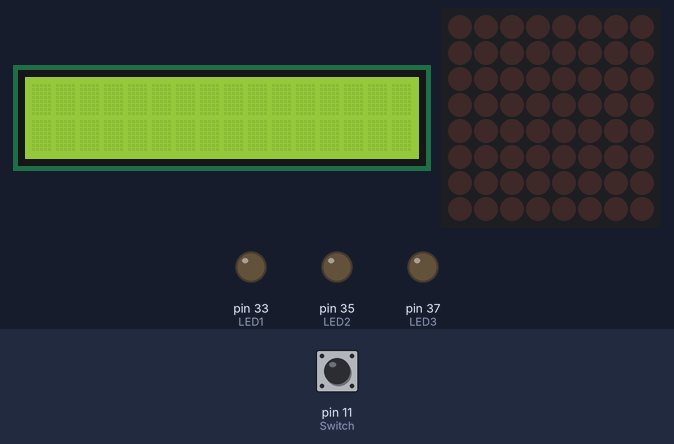
Recording of a program running on a simulated Raspberry Pi (header pin numbers). Shown: 16×2 character LCD, 8×8 LED matrix, output pins drawn as LEDs (lit = HIGH). Inputs (shaded band) come from the test bench; at power-on: pin 11 (Switch) LOW. Library files of the repository ran but are not shown: I2C_driver.py; what the program prints to the terminal is not drawn.

Above: at 1.4 s.
1.5 s: pin 11 (Switch) pulled HIGH for 1 s
At 4.2 s:
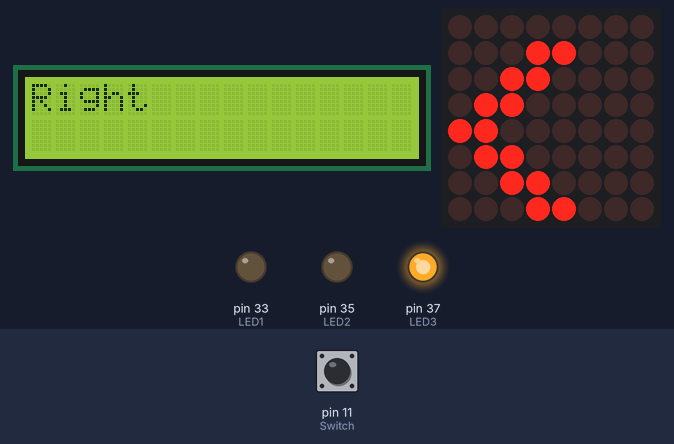
5.2 s: pin 11 (Switch) pulled HIGH for 0.6 s
At 6.0 s:
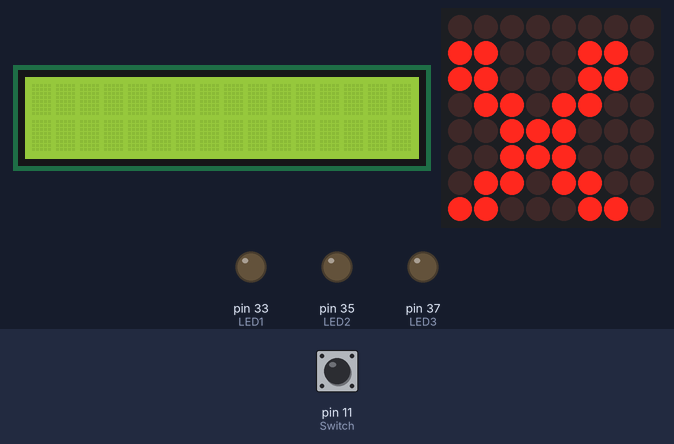
7.3 s: pin 11 (Switch) pulled HIGH for 0.6 s
At 8.1 s:
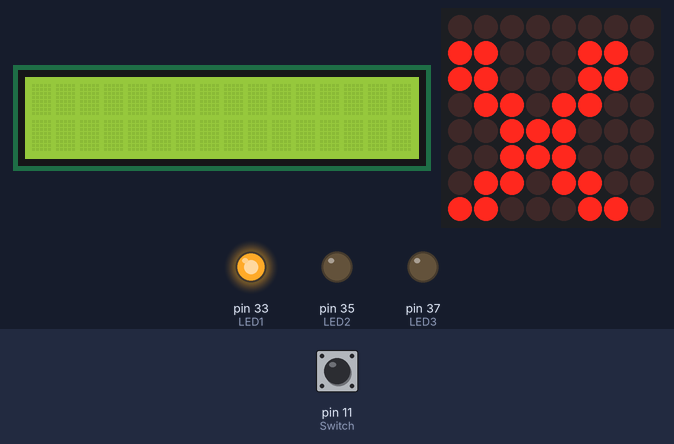
10.7 s: pin 11 (Switch) pulled HIGH for 3.2 s
At 12.7 s:
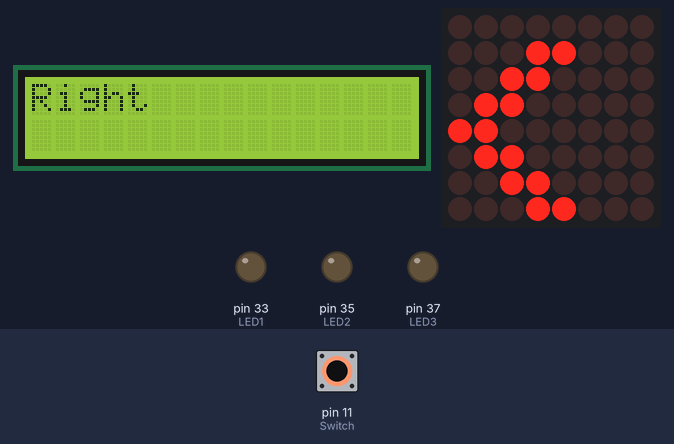
Timing chart, 0 to 14.2 s (numbered marks = the images above; inputs shaded):
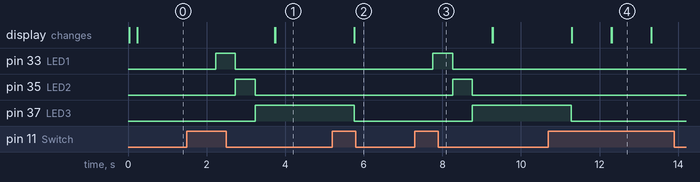

The program:

dis.py
```python
import RPi.GPIO as GPIO # Import Raspberry Pi GPIO library
import I2C_driver as LCD
from time import *
from time import sleep
Switch= 11
LED1 = 33
LED2 = 35
LED3 = 37
GPIO.setwarnings(False) # Ignore warning for now
GPIO.setmode(GPIO.BOARD) # Use physical pin numbering
# Set pin 10 to be an input pin and set initial value to be pulled low (off)
from time import sleep, strftime
from datetime import datetime
mylcd = LCD.lcd()
from luma.core.interface.serial import spi, noop
from luma.core.render import canvas
from luma.core.virtual import viewport
from luma.led_matrix.device import max7219
from luma.core.legacy import text, show_message
from luma.core.legacy.font import proportional, CP437_FONT, LCD_FONT
def main():
    GPIO.setup(Switch, GPIO.IN, pull_up_down=GPIO.PUD_DOWN)
    GPIO.setup(LED1, GPIO.OUT, initial=GPIO.LOW)
    GPIO.setup(LED2, GPIO.OUT, initial=GPIO.LOW)
    GPIO.setup(LED3, GPIO.OUT, initial=GPIO.LOW)
    Flag=0
    count=0
    serial = spi(port=0, device=0, gpio=noop())
    device = max7219(serial, width=8, height=8, block_orientation=0)
    print(device)
    device.contrast(100)
    virtual = viewport(device, width=8, height=8)
    while True:
# GPIO.input(Switch)와 GPIO.HIGH를 AND 연산으로 변경 가능
        if (GPIO.input(Switch) == GPIO.HIGH and Flag==0):
            print("Button was pushed!")
            if (count==0):
                GPIO.output(LED1, GPIO.HIGH)
                GPIO.output(LED2, GPIO.LOW)
                GPIO.output(LED3, GPIO.LOW)
                sleep(0.5)
                GPIO.output(LED1, GPIO.LOW)
                GPIO.output(LED2, GPIO.HIGH)
                GPIO.output(LED3, GPIO.LOW)
                sleep(0.5)
                GPIO.output(LED1, GPIO.LOW)
                GPIO.output(LED2, GPIO.LOW)
                GPIO.output(LED3, GPIO.HIGH)
                sleep(0.5)
                count= count + 1
            elif(count==1):
                GPIO.output(LED1, GPIO.HIGH)
                GPIO.output(LED2, GPIO.LOW)
                GPIO.output(LED3, GPIO.LOW)
                sleep(0.5)
                GPIO.output(LED1, GPIO.LOW)
                GPIO.output(LED2, GPIO.HIGH)
                GPIO.output(LED3, GPIO.LOW)
                sleep(0.5)
                GPIO.output(LED1, GPIO.LOW)
                GPIO.output(LED2, GPIO.LOW)
                GPIO.output(LED3, GPIO.HIGH)
                sleep(0.5)
                count= count + 1
            else:
                count=0

            with canvas(virtual) as draw:
                text(draw, (0, 1), '<', fill="white", font=proportional(CP437_FONT))
                mylcd.lcd_display_string("Right",1)

                Flag=1


        elif (GPIO.input(Switch) == GPIO.HIGH and Flag==1):
            print("LED OFF")
            with canvas(virtual) as draw:
                text(draw, (0, 1), 'X', fill="white", font=proportional(CP437_FONT))
                GPIO.output(LED1, GPIO.LOW)
                GPIO.output(LED2, GPIO.LOW)
                GPIO.output(LED3, GPIO.LOW)
                mylcd.lcd_clear()
                Flag=0
        sleep(1)

'''
        for _ in range(1):
            for intensity in range(16):
                device.contrast(intensity*16)
                sleep(0.1)
'''

if __name__ == '__main__':
    main()
```

Measured:
- after the input at 1.5 s, pin 33 (LED1): LOW → HIGH after 0.73 s, → LOW 0.50 s later; pin 35 (LED2): LOW → HIGH after 1.2 s, → LOW 0.50 s later; pin 37 (LED3): LOW → HIGH after 1.7 s; the display: first changes after 2.2 s (image 1 shows a later state)
- after the input at 5.2 s, pin 37 (LED3): HIGH → LOW after 0.55 s; the display: changes after 0.56 s (image 2)
- after the input at 7.3 s, pin 33 (LED1): LOW → HIGH after 0.46 s, → LOW 0.50 s later; pin 35 (LED2): LOW → HIGH after 0.96 s, → LOW 0.50 s later; pin 37 (LED3): LOW → HIGH after 1.5 s
- after the input at 10.7 s, pin 37 (LED3): HIGH → LOW after 0.58 s; the display: first changes after 0.59 s (image 4 shows a later state)
